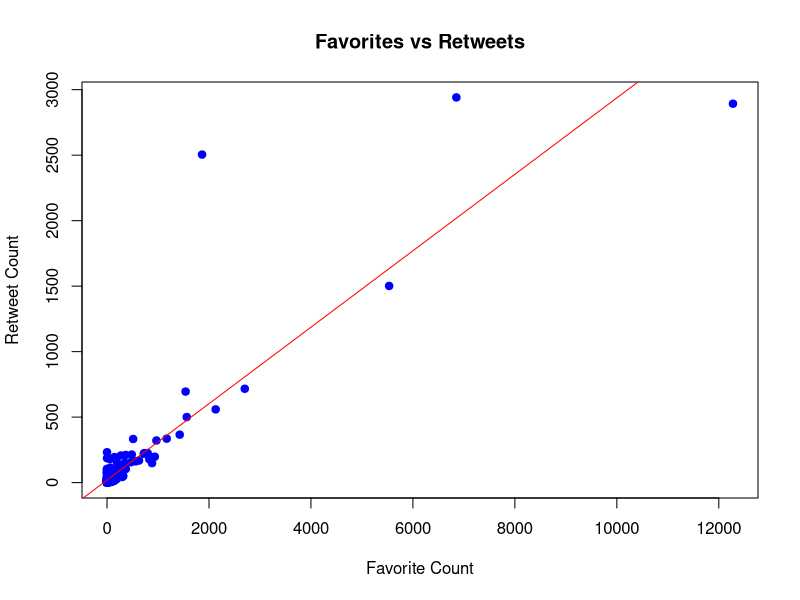
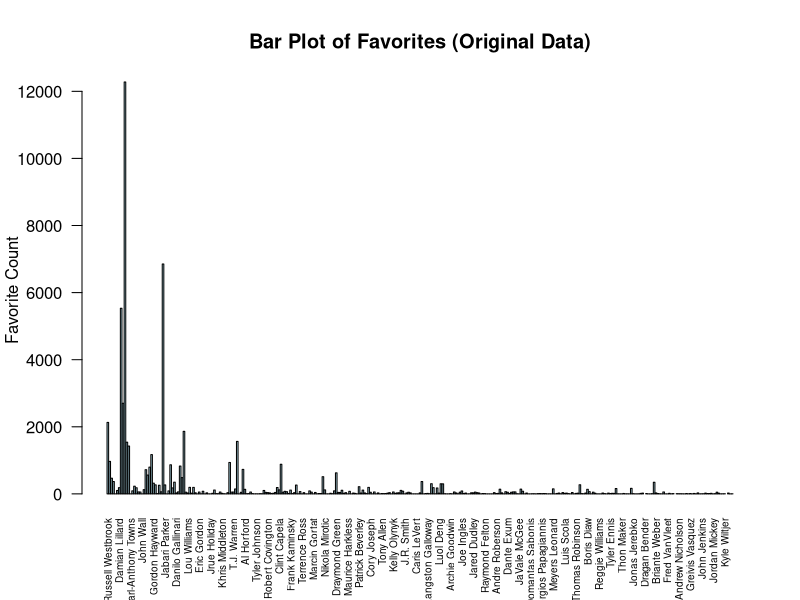
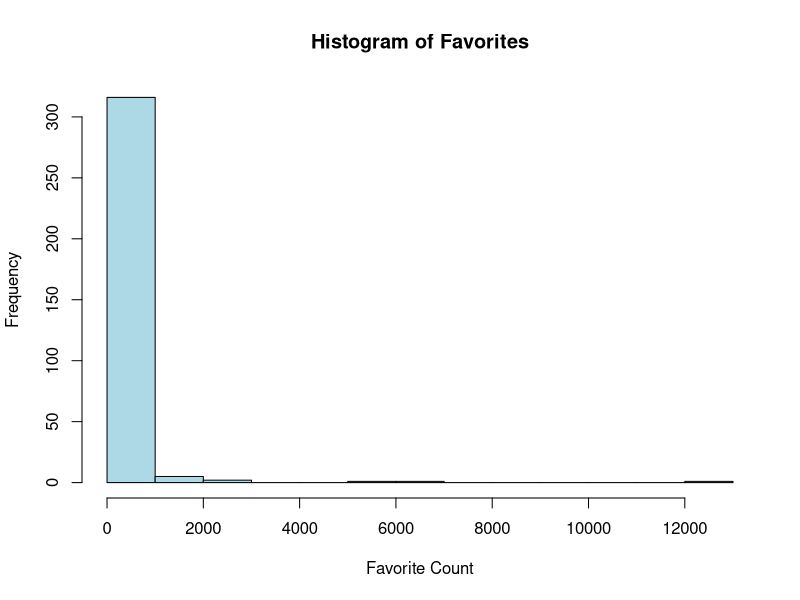
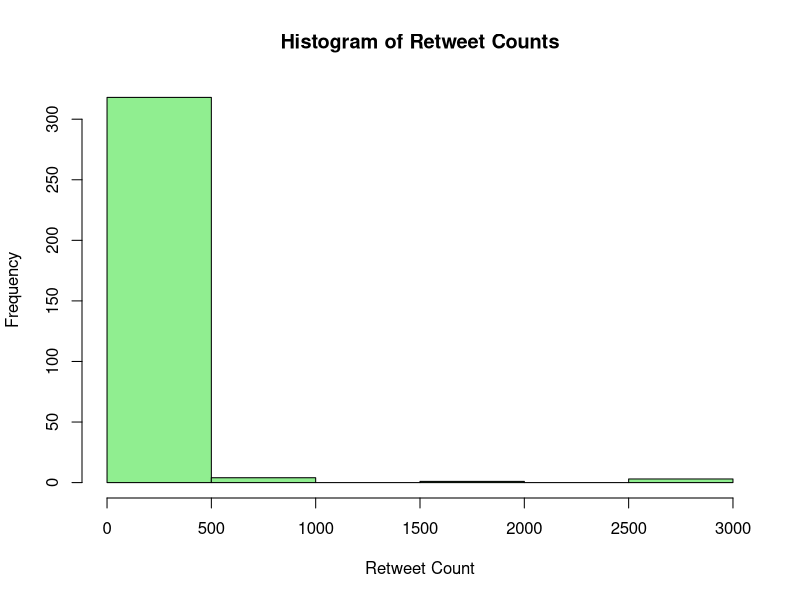

The R script that drew these images, in order:
#loading the dataset
data <- read.csv("nba_2017_twitter_players.csv")

#checking the columns
head(data)

#column names
names(data)

#renaming the columns
names(data)[1] <- "player"
names(data)[2] <- "favorites"
names(data)[3] <- "retweets"

#scatter plot
plot(
  data$favorites,
  data$retweets,
  main = "Favorites vs Retweets",
  xlab = "Favorite Count",
  ylab = "Retweet Count",
  pch = 19,
  col = "blue"
)

#adding a trending line between the datas
model <- lm(retweets ~ favorites, data = data)
abline(model, col = "red")

# Bar plot of favorites for each player (original order)
barplot(
  data$favorites,
  names.arg = data$player,
  las = 2,
  col = "lightblue",
  cex.names = 0.6,         # shrink label size
  main = "Bar Plot of Favorites (Original Data)",
  ylab = "Favorite Count"
)



#histogram of favourites
hist(
  data$favorites,
  main = "Histogram of Favorites",
  xlab = "Favorite Count",
  col = "lightblue",
  border = "black"
)

#histogram of retweets
hist(
  data$retweets,
  main = "Histogram of Retweet Counts",
  xlab = "Retweet Count",
  col = "lightgreen",
  border = "black"
)

#calculating correlation
correlation_value <- cor(data$favorites, data$retweets)
correlation_value
cor_matrix <- cor(data[, c("favorites", "retweets")])
cor_matrix

#making a correlation
data$favorites <- as.numeric(data$favorites)
data$retweets  <- as.numeric(data$retweets)

#calculating the correlation again
correlation_value <- cor(data$favorites, data$retweets)
correlation_value

print(paste("The correlation between favorites and retweets is:", correlation_value))

#as it is showing there is no correlation we have to clean the data 
clean_data <- na.omit(data[, c("favorites", "retweets")])
correlation_value <- cor(clean_data$favorites, clean_data$retweets)
correlation_value
print(paste("The correlation between favorites and retweets is:", correlation_value))



